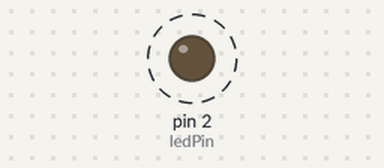
Recording of a sketch running on a simulated Arduino Uno, built with avr-gcc and run on an emulated ATmega328P. Shown: output pins drawn as LEDs (lit = HIGH). Dashed ring = blinking. What the sketch prints to the serial monitor is not drawn.

Above: at 0.2 s.
Timing chart, 0 to 3.0 s (numbered marks = the images above):
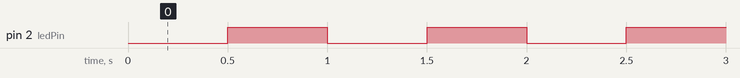

Measured:
- by itself, pin 2 (ledPin): alternates HIGH for 0.50 s and LOW for 0.50 s

The sketch:

ex02.ino
```cpp
const int ledPin = 2;
unsigned long prevTime = 0; // 记录上次状态切换时间
const unsigned long interval = 500; // 500ms切换一次，周期1000ms=1Hz
bool ledState = LOW;

void setup() {
  Serial.begin(115200);
  pinMode(ledPin, OUTPUT);
}

void loop() {
  unsigned long currTime = millis(); // 获取当前运行毫秒数
  // 判断是否到达切换间隔
  if(currTime - prevTime >= interval){
    prevTime = currTime; // 更新记录时间
    ledState = !ledState; // 翻转LED状态
    digitalWrite(ledPin, ledState);
    Serial.print("LED状态更新：");
    Serial.println(ledState ? "ON" : "OFF");
  }
}
```
